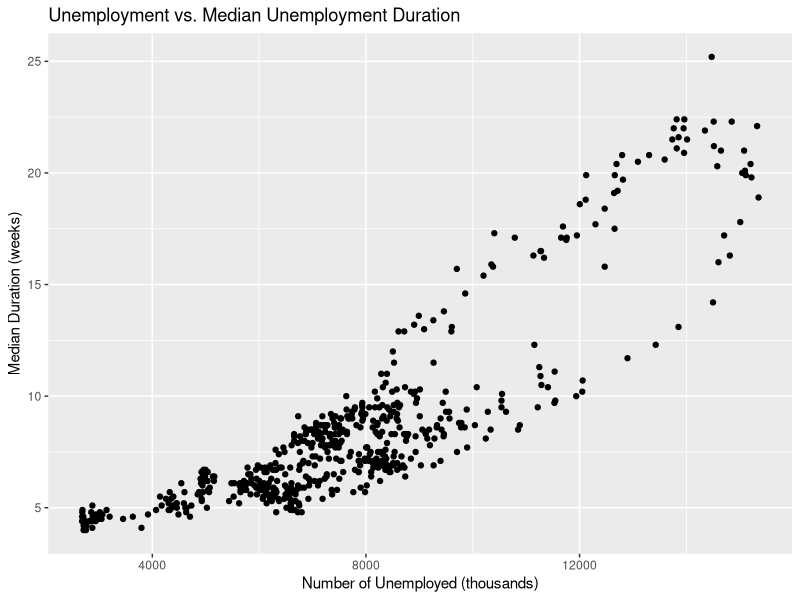
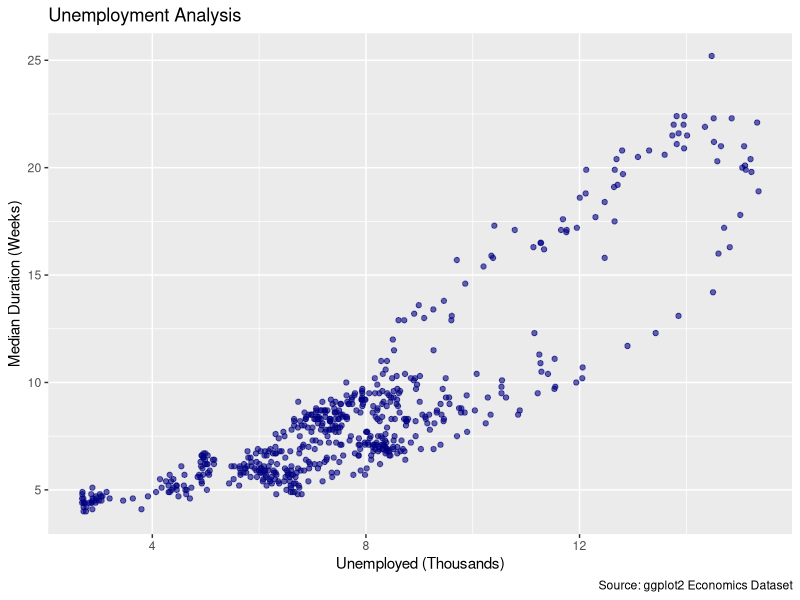

Reproduce these figures in R, in order.
## ---- chunk 1
library(ggplot2)
library(dplyr)
## ---- chunk 2
# Assigning text to variable X
X <- "This is my first assignment"
## ---- chunk 3
# paste() vs paste0() comparison
paste("Hello", "World", sep = "_")    # Output: "Hello_World"
paste0("Case", 1:3)                   # Output: "Case1" "Case2" "Case3"
## ---- chunk 4
X_updated <- paste(X, "and I'm loving it!")
## ---- chunk 5
Y <- c(2, 3, 4, 5) * 2  # Direct element-wise multiplication
## ---- chunk 6
# Display values of X and Y
X
Y
## ---- chunk 7
# Calculate maximum and minimum values
max(Y)
min(Y)
## ---- chunk 8
library(ggplot2)
head(economics)
## ---- chunk 9
# Create scatter plot of unemployment vs. median unemployment duration
plot <- ggplot(economics, aes(x = unemploy, y = uempmed)) +
  geom_point() +
  labs(title = "Unemployment vs. Median Unemployment Duration",
       x = "Number of Unemployed (thousands)",
       y = "Median Duration (weeks)")
plot
## ---- chunk 10
#| label: fig-unemployment
#| fig-cap: "Unemployment trends (cross-reference @fig-unemployment)"
#| fig-width: 5
#| fig-aspect-ratio: 0.6

library(dplyr)   # Essential for pipe
library(ggplot2) # Visualization

economics %>%
  ggplot(aes(x = unemploy/1000, y = uempmed)) +  # Proper scaling
  geom_point(alpha = 0.6, color = "navyblue") +
  labs(
    title = "Unemployment Analysis",
    x = "Unemployed (Thousands)",
    y = "Median Duration (Weeks)",
    caption = "Source: ggplot2 Economics Dataset"
  )
